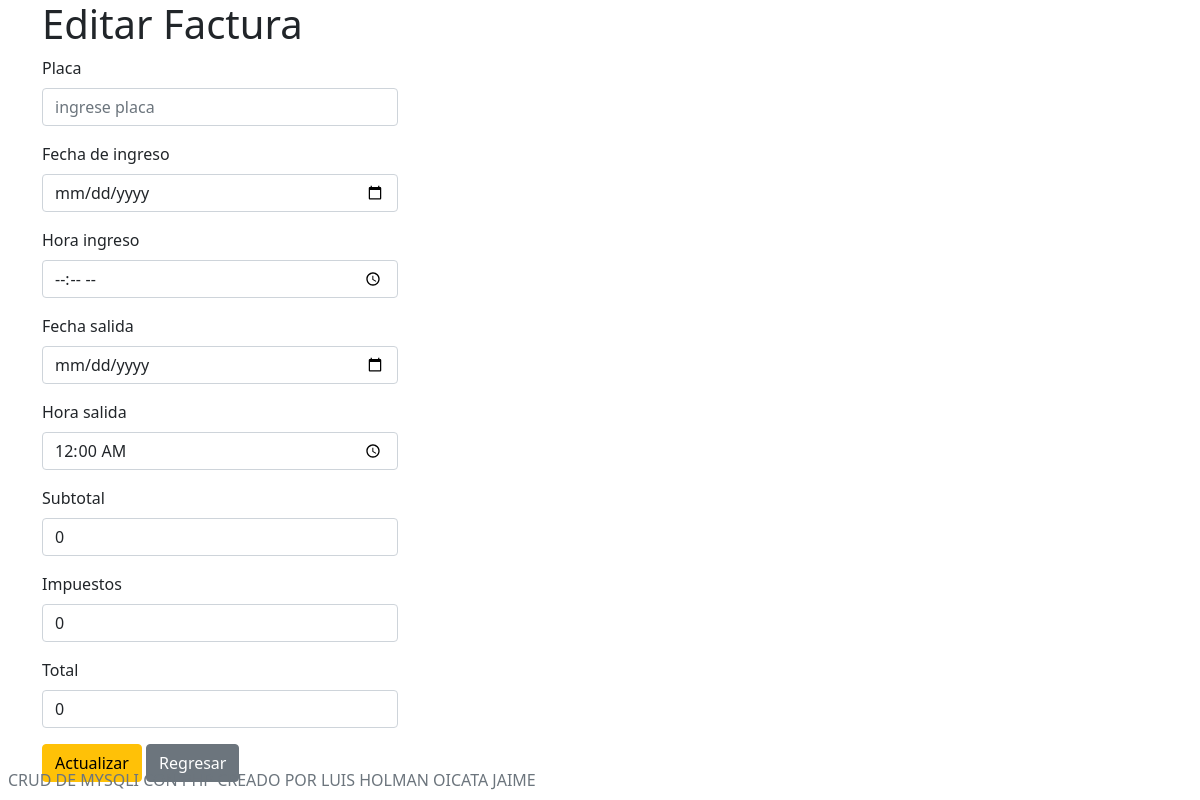
Page /Factura/editar.php?id=3 on the committed database.
### tables this page shows
CREATE TABLE `factura` (
  `idFactura` int(11) NOT NULL,
  `Placa` varchar(45) NOT NULL,
  `Fecha_de_Ingreso` date NOT NULL,
  `Hora_Ingreso` time NOT NULL,
  `Fecha_de_salida` date NOT NULL,
  `Hora_de_salida` time NOT NULL,
  `Subtotal` int(6) NOT NULL,
  `Impuestos` int(6) NOT NULL,
  `Total` int(6) NOT NULL
);

### Factura/editar.php (the view, shortened to what this page needs)
<?php
include_once "encabezado.php";
$mysqli=include_once "../Database/conexion.php";
$idFactura=$_GET["id"];
$resultadoQuery=$mysqli->prepare("SELECT idFactura,
Placa,
Fecha_de_Ingreso,
Hora_Ingreso,
Fecha_de_salida,
Hora_de_salida,
Subtotal,
Impuestos,
Total
FROM factura WHERE idFactura=?");
$resultadoQuery->bind_param("i",$idFactura);
$resultadoQuery-> execute();
$resultadoData=$resultadoQuery->get_result();
$infoCliente=$resultadoData->fetch_assoc();
?>
<div class="container">
    <div class="row">
         <div class="col-md-4">
                <h1>Editar Factura</h1>
                <form action="actualizar.php" method="POST">
                <div class="mb-3">
                    <label for="placa" class="form-label">Placa</label>
                    <input type="text" class="form-control" value="<?php echo $infoCliente["Placa"] ?>" name="placa" id="placa" placeholder="ingrese placa ">
                </div>
                <div class="mb-3">
                    <label for="fechaingreso" class="form-label">Fecha de ingreso</label>
                    <input type="date" class="form-control" name="fechaingreso" id="fechaingreso" value="<?php echo $infoCliente["Fecha_de_Ingreso"] ?>"  placeholder="ingrese la fecha de ingreso">
                </div>
                <div class="mb-3">
                     <label for="horaingreso" class="form-label">Hora ingreso</label>
                    <input type="time" class="form-control" name="horaingreso" id="horaingreso" value="<?php echo $infocliente["Hora_Ingreso"] ?>" placeholder="Ingrese hora de ingreso">
                </div>
                <div class="mb-3">
                    <label for="fechasalida" class="form-label">Fecha salida</label>
                    <input type="date" class="form-control" name="fechasalida" id="fechasalida" value="<?php echo $infoCliente["Fecha_de_salida"] ?>" placeholder="Ingrese fecha salida">
                </div>
                <div class="mb-3">
                    <label for="horasalida" class="form-label">Hora salida</label>
                    <input type="time" class="form-control" name="horasalida" id="horasalida" value="<?php echo $infoCliente ["Hora_de_salida"] ?>" placeholder="ingrese hora salida">
                </div>
                <div class="mb-3">
                    <label for="subtotal" class="form-label">Subtotal</label>
                    <input type="text" class="form-control" name="subtotal" id="subtotal" value="<?php echo $infoCliente ["Subtotal"] ?>" placeholder="ingrese subtotal">
                </div>
                <div class="mb-3">
                    <label for="impuestos" class="form-label">Impuestos</label>
                <input type="text" class="form-control" name="impuestos" id="impuestos" value="<?php echo $infoCliente ["Impuestos"] ?>" placeholder="ingrese impuestos">
                </div>
                <div class="mb-3">
                    <label for="total" class="form-label">Total</label>
                    <input type="text" class="form-control" name="total" id="total" value="<?php echo $infoCliente ["Total"] ?>" placeholder="ingrese el total">
                </div>
                <div class="mb-3">
                    <button class="btn btn-warning">Actualizar</button>
                    <a class="btn btn-secondary" href="listar.php">Regresar</a>
                </div>
                </form>
         </div>
    </div>
</div>
<?php include_once "pie.php" ?>

### rows in the picture
factura: horasalida "00:00:00", subtotal "0", impuestos "0", total "0"
